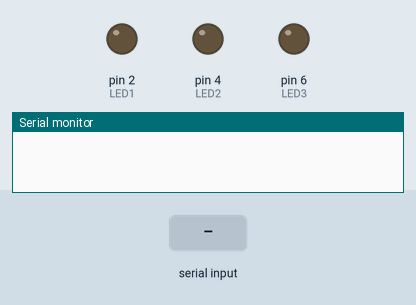
A sketch run on a simulated Arduino Uno, built with avr-gcc and run on an emulated ATmega328P. Shown: output pins drawn as LEDs (lit = HIGH), the last lines printed to the serial monitor. Inputs (shaded band) come from the test bench.

Above: at 1.2 s.
1.3 s: "1" received over Serial
At 2.5 s:
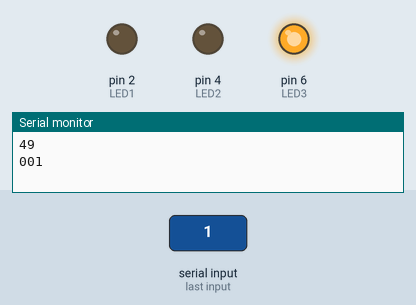
2.8 s: "2" received over Serial
At 3.8 s:
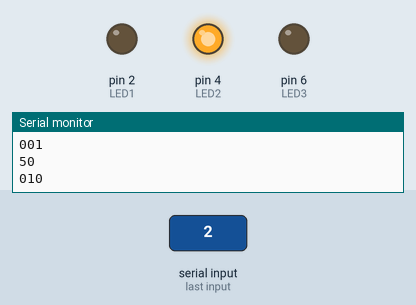
4.3 s: "3" received over Serial
At 5.0 s:
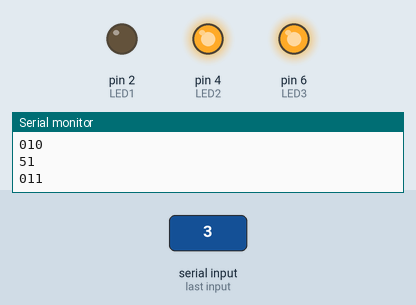
5.8 s: "4" received over Serial
At 6.1 s:
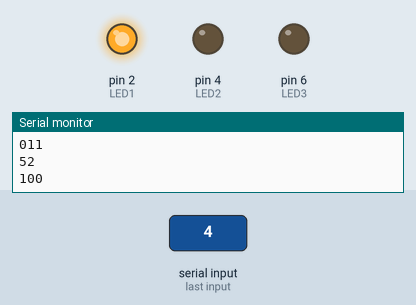
7.3 s: "5" received over Serial
At 8.5 s:
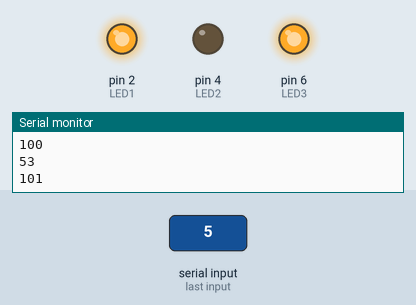
8.8 s: "6" received over Serial
At 9.6 s:
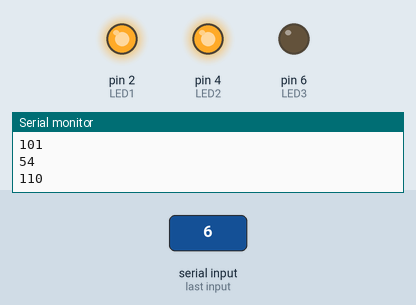
Timing chart, 0 to 11.3 s (numbered marks = the images above; inputs shaded):
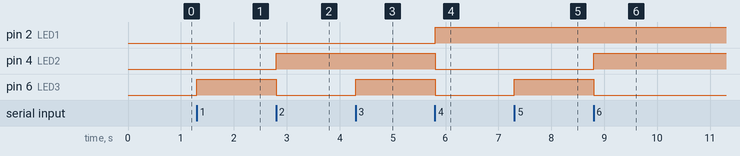

The sketch:

sketch_sep08a.ino
```cpp
int LED1 = 2;
int LED2 = 4;
int LED3 = 6;

void setup(){
Serial.begin(9600);
pinMode(LED1, OUTPUT);
pinMode(LED2, OUTPUT);
pinMode(LED3, OUTPUT);
}
int serialData;

void loop(){
  if (Serial.available() > 0) {
    serialData = Serial.read();
    Serial.println(serialData);

    if(serialData == '0'){
      digitalWrite(LED1, LOW);
      digitalWrite(LED2, LOW);
      digitalWrite(LED3, LOW);
      Serial.println("000");
    }
    else if(serialData == '1'){
      digitalWrite(LED1, LOW);
      digitalWrite(LED2, LOW);
      digitalWrite(LED3, HIGH);
      Serial.println("001");
    }
    else if(serialData == '2'){
      digitalWrite(LED1, LOW);
      digitalWrite(LED2, HIGH);
      digitalWrite(LED3, LOW);
      Serial.println("010");
    }
    else if(serialData == '3'){
      digitalWrite(LED1, LOW);
      digitalWrite(LED2, HIGH);
      digitalWrite(LED3, HIGH);
      Serial.println("011");
    }
    else if(serialData == '4'){
      digitalWrite(LED1, HIGH);
      digitalWrite(LED2, LOW);
      digitalWrite(LED3, LOW);
      Serial.println("100");
    }
    else if(serialData == '5'){
      digitalWrite(LED1, HIGH);
      digitalWrite(LED2, LOW);
      digitalWrite(LED3, HIGH);
      Serial.println("101");
    }
    else if(serialData == '6'){
      digitalWrite(LED1, HIGH);
      digitalWrite(LED2, HIGH);
      digitalWrite(LED3, LOW);
      Serial.println("110");
    }
    else if(serialData == '7'){
      digitalWrite(LED1, HIGH);
      digitalWrite(LED2, HIGH);
      digitalWrite(LED3, HIGH);
      Serial.println("111");
    }
  }

}
```

Measured:
- after the input at 1.3 s, pin 6 (LED3): LOW → HIGH at once
- after the input at 2.8 s, pin 4 (LED2): LOW → HIGH at once; pin 6 (LED3): HIGH → LOW at once
- after the input at 4.3 s, pin 6 (LED3): LOW → HIGH at once
- after the input at 5.8 s, pin 2 (LED1): LOW → HIGH at once; pin 4 (LED2), pin 6 (LED3): HIGH → LOW at once
- after the input at 7.3 s, pin 6 (LED3): LOW → HIGH at once
- after the input at 8.8 s, pin 4 (LED2): LOW → HIGH at once; pin 6 (LED3): HIGH → LOW at once
